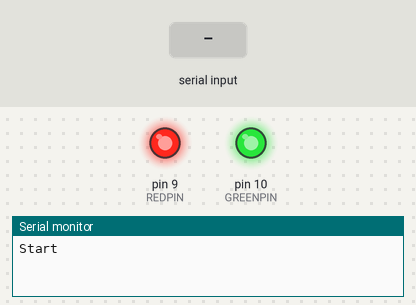
Recording of a sketch running on a simulated Arduino Mega 2560, built with avr-gcc and run on an emulated ATmega2560. Shown: output pins drawn as LEDs (lit = HIGH), the last lines printed to the serial monitor. The test bench sets the inputs (shaded band).

Above: at 1.2 s.
1.3 s: "1" received over the second serial link
At 1.9 s:
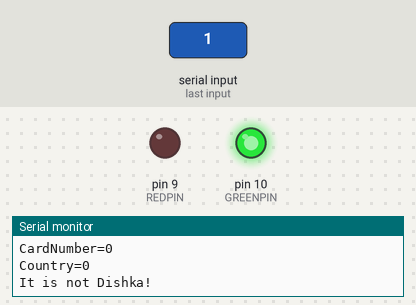
4.3 s: "0" received over the second serial link
At 6.9 s:
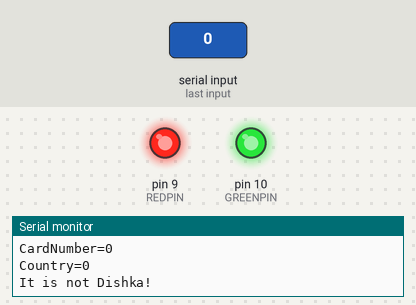
7.3 s: "2" received over the second serial link
At 8.8 s:
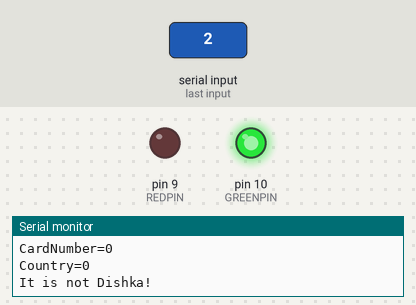
Timing chart, 0 to 10.9 s (numbered marks = the images above; inputs shaded):
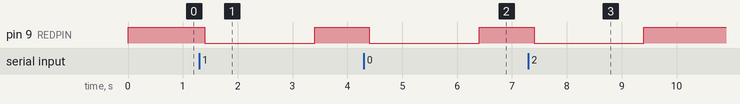

The sketch:

Animal_RFID_Reader.ino
```cpp
char message[35];
unsigned long lastSignal = 0;
bool transmission = false;
byte state = 1;
int pos;

#define GREENPIN 10
#define REDPIN 9

unsigned long dishka = 8;
unsigned long dishkaFake = 1532661448;


void setup() {
  Serial.begin(9600);
  Serial2.begin(9600);
  pinMode(GREENPIN, OUTPUT);
  digitalWrite(GREENPIN, HIGH);
  pinMode(REDPIN, OUTPUT);
  digitalWrite(REDPIN, HIGH);
  Serial.println("Start");
  lastSignal = millis();
}

void loop() {
  switch (state) {
    case 1: {

        if (Serial2.available() > 0) {
          lastSignal = millis();
          pos = 0;
          state = 2;
        }
        break;
      }
    case 2: {
        // Reading of message
        if (Serial2.available() > 0 && pos < 35) {
          lastSignal = millis();
          message[pos] = Serial2.read();
          //               Serial.print(message[pos], HEX);
          //               Serial.print(",");
          pos++;
        }
        if (millis() - lastSignal > 100) state = 3;
        if (pos >= 35) {
          delay(300);
          state = 1;
        }
      }
      break;
    case 3: {
        // checksum
        Serial.println();
        byte check = message[1];
        for (int i = 2; i < 27; i++) {
          check = check ^ message[i];
        }
        Serial.println();
        //      Serial.print(check);
        //      Serial.print(",");
        //      Serial.println(message[27], HEX);
        if (check == message[27]) {
          //        Serial.println("Check OK");

          // Decodung
          unsigned long id = hexInDec(message, 1, 10);
          int countryNbr = hexInDec(message, 11, 4);

          Serial.print("CardNumber=");
          Serial.println(id);
          Serial.print("Country=");
          Serial.println(countryNbr);

          if (id == dishka || id == dishkaFake) {
            digitalWrite(GREENPIN, LOW);
            digitalWrite(REDPIN, HIGH);
            Serial.println("It is Dishka!");
          } else {
            digitalWrite(GREENPIN, HIGH);
            digitalWrite(REDPIN, LOW);
            Serial.println("It is not Dishka!");
          }
          state = 4;
        }
        break;
      }
    case 4: {
        delay(2000);
        digitalWrite(GREENPIN, HIGH);
        digitalWrite(REDPIN, HIGH);
        state = 1;

        break;
      }
  } //switch
}

unsigned long hexInDec(char message[], int beg , int len) {
  unsigned long mult = 1;
  unsigned long nbr = 0;
  byte nextInt;

  for (int i = beg; i < beg + len; i++) {
    nextInt = message[i];
    if (nextInt >= 48 && nextInt <= 57) nextInt = map(nextInt, 48, 57, 0, 9);
    if (nextInt >= 65 && nextInt <= 70) nextInt = map(nextInt, 65, 70, 10, 15);
    if (nextInt >= 97 && nextInt <= 102) nextInt = map(nextInt, 97, 102, 10, 15);
    nextInt = constrain(nextInt, 0, 15);
    nbr = nbr + (mult * nextInt);
    mult = mult * 16;
  }
  return nbr;
}
```

Measured:
- after the input at 1.3 s, pin 9 (REDPIN): HIGH → LOW after 0.10 s, → HIGH 2.0 s later
- after the input at 4.3 s, pin 9 (REDPIN): HIGH → LOW after 0.10 s, → HIGH 2.0 s later
- after the input at 7.3 s, pin 9 (REDPIN): HIGH → LOW after 0.10 s, → HIGH 2.0 s later
